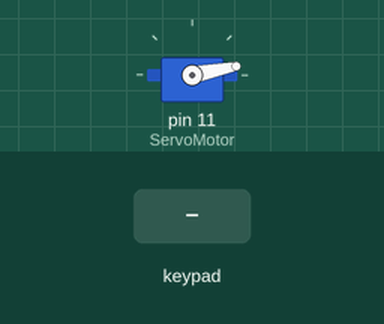
Recording of a sketch running on a simulated Arduino Uno, built with avr-gcc and run on an emulated ATmega328P. On the bench: servo. The test bench sets the inputs (shaded band). What the sketch prints to the serial monitor is not drawn.

Above: at 1.2 s.
1.3 s: keypad keys 9 5 3 A pressed 0.4 s apart
At 3.3 s:
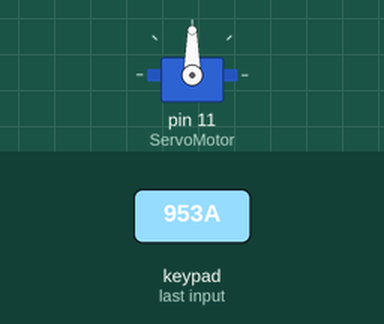
10.4 s: keypad keys 9 5 3 A # pressed 0.4 s apart
At 13.0 s:
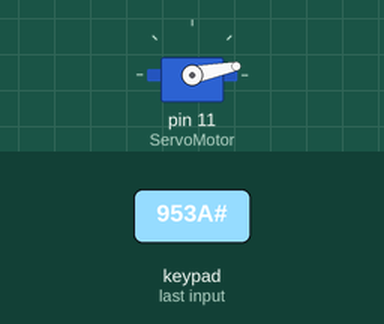
16.9 s: keypad keys 9 5 3 A * pressed 0.4 s apart
At 18.37 s:
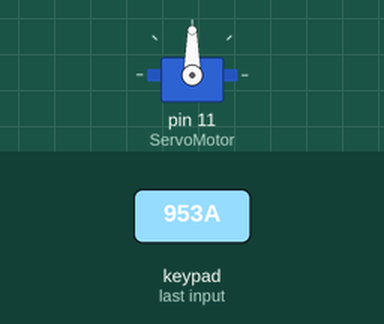
Timing chart, 0 to 20.1 s (numbered marks = the images above; inputs shaded):
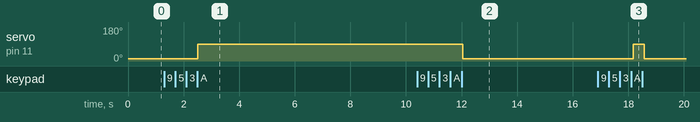

The sketch:

passwordlock.ino.ino
```cpp
#include <Servo.h>
#include <Keypad.h>
Servo ServoMotor;
char * password = "953A";  // change the password here, pick any 3 numbers
int position = 0;
const byte ROWS = 4;
const byte COLS = 4;
char keys[ROWS][COLS] = {
{'1','2','3','A'},
{'4','5','6','B'},
{'7','8','9','C'},
{'*','0','#','D'}
};
byte rowPins[ROWS] = { 8, 7, 6, 9 };
byte colPins[COLS] = { 5, 4, 3, 2 };
Keypad keypad = Keypad( makeKeymap(keys), rowPins, colPins, ROWS, COLS );


void setup()
{
ServoMotor.attach(11);
LockedPosition(true);
Serial.begin(9600);
}

void loop()
{
char key = keypad.getKey();
Serial.print(key);
if (key == '*' || key == '#')
{
position = 0;
LockedPosition(true);

}
if (key == password[position])
{
position ++;

}
if (position == 4)
{
LockedPosition(false);
}
delay(100);
}
void LockedPosition(int locked)
{
if (locked)
{

ServoMotor.write(11);
}
else
{
ServoMotor.write(90);
}
}
```

Measured:
- after the input at 1.3 s, servo on pin 11 (ServoMotor): 11° → 90° after 1.2 s
- after the input at 10.4 s, servo on pin 11 (ServoMotor): 90° → 11° after 1.6 s
- after the input at 16.9 s, servo on pin 11 (ServoMotor): 11° → 90° after 1.3 s, → 11° 0.40 s later
